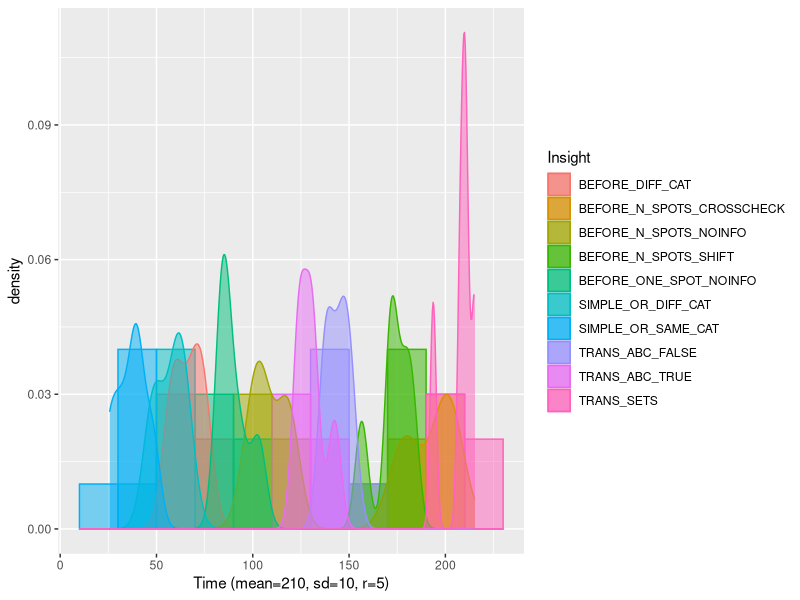
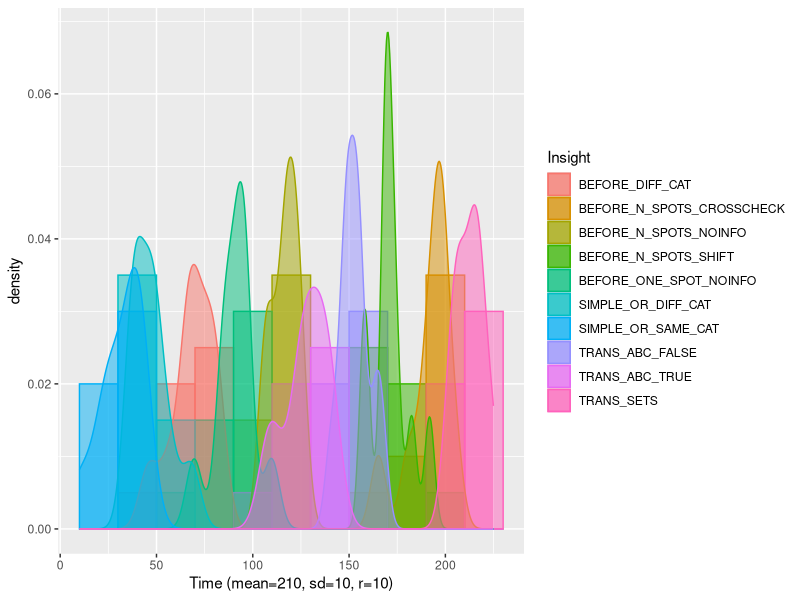
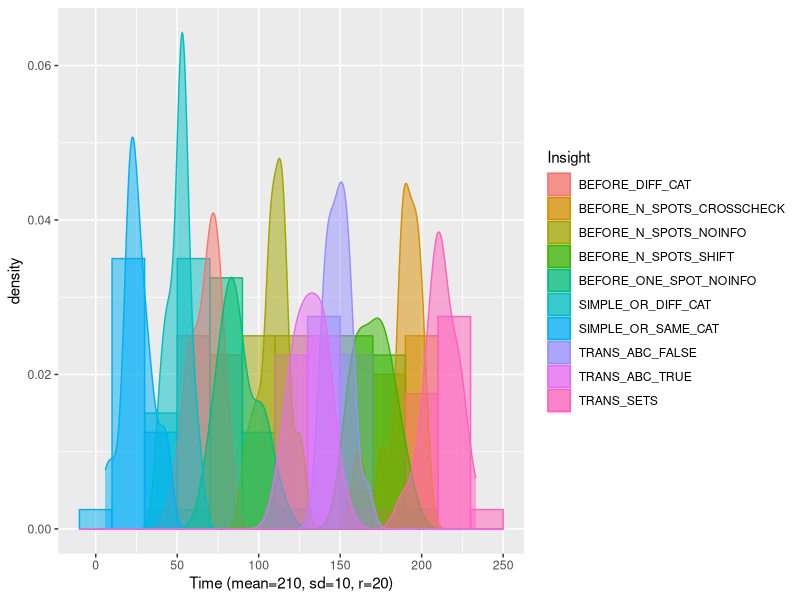
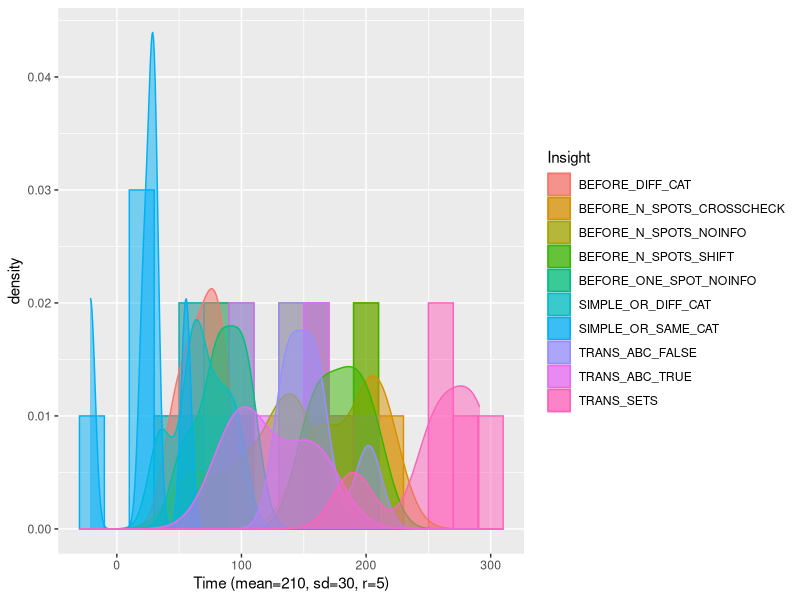
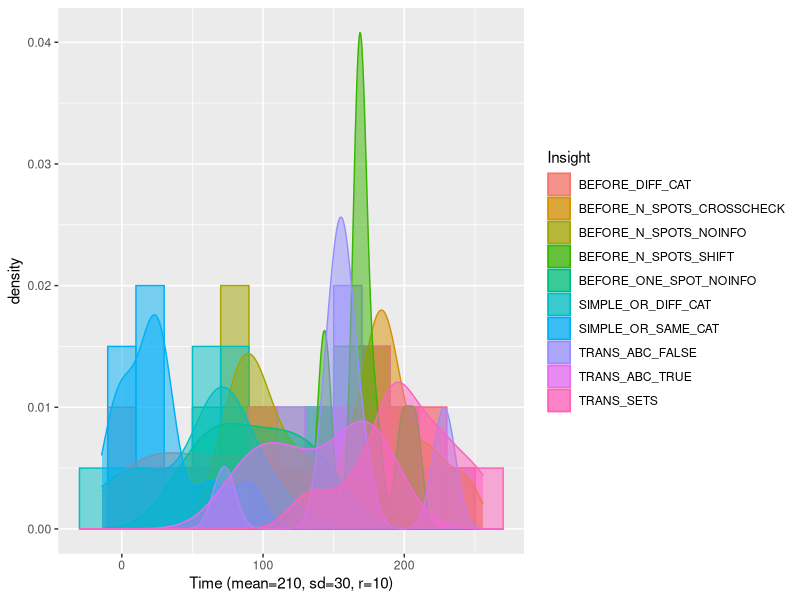
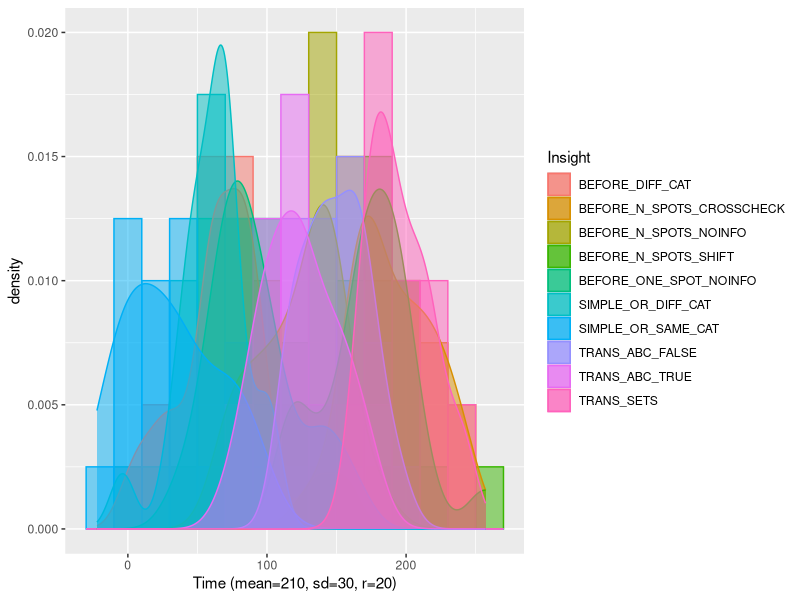
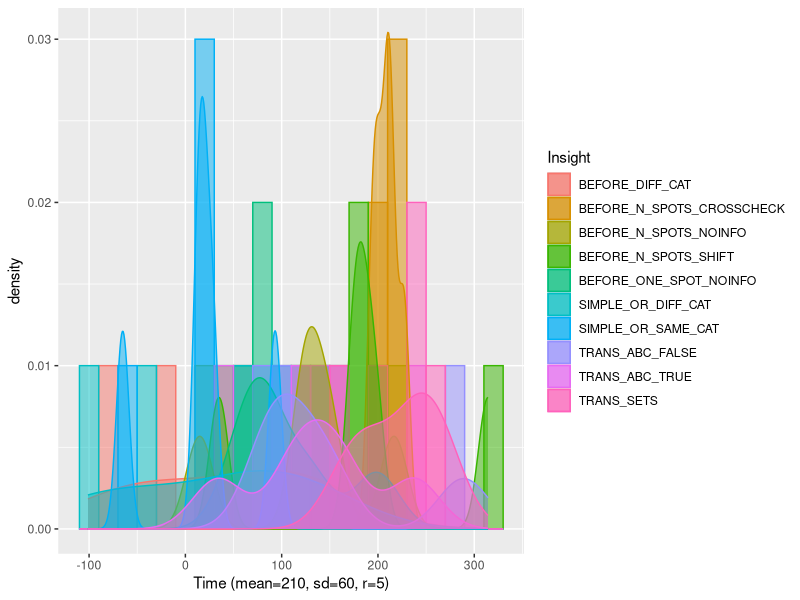
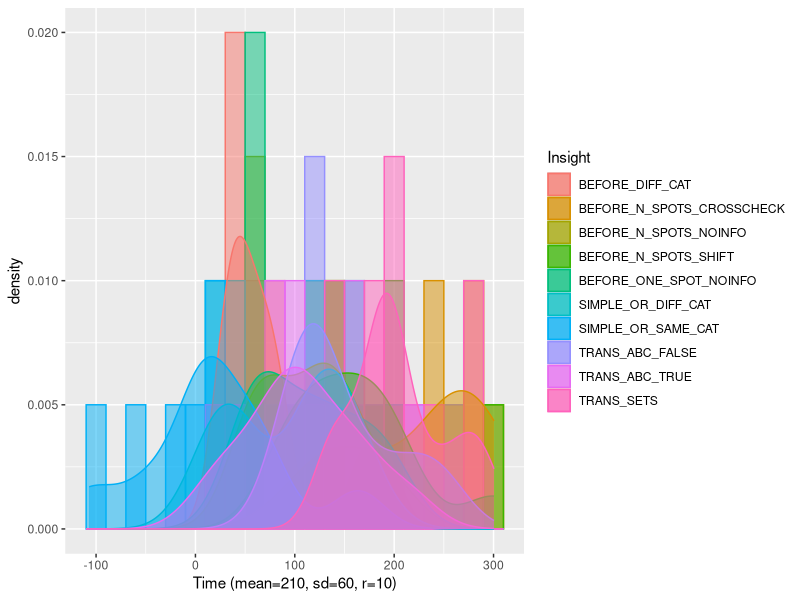

Write the R code that produced these figures, in order.
## ---- chunk 1
#install and load packages here
knitr::opts_chunk$set(echo = TRUE)
library(tidyverse)
library(data.table)
library(ggplot2)
set.seed(23)
## ---- chunk 2

# Insights all have a small difference in mu (20s)
constant_delta <- list(
  SIMPLE_OR_SAME_CAT = 30,
  SIMPLE_OR_DIFF_CAT = 50,
  BEFORE_DIFF_CAT = 70,
  BEFORE_ONE_SPOT_NOINFO = 90,
  BEFORE_N_SPOTS_NOINFO = 110,
  TRANS_ABC_TRUE = 130,
  TRANS_ABC_FALSE = 150,
  BEFORE_N_SPOTS_SHIFT = 170,
  BEFORE_N_SPOTS_CROSSCHECK = 190,
  TRANS_SETS = 210
)

# Insights are grouped. Within the group the difference in mu is very small (5s) but between groups it is obvious (20s)
grouped_delta <- list(
  # Beginner
  SIMPLE_OR_SAME_CAT = 30,
  SIMPLE_OR_DIFF_CAT = 35,
  BEFORE_DIFF_CAT = 40,
  # Intermediate
  BEFORE_ONE_SPOT_NOINFO = 60,
  BEFORE_N_SPOTS_NOINFO = 65,
  TRANS_ABC_TRUE = 70,
  TRANS_ABC_FALSE = 75,
  # Expert
  BEFORE_N_SPOTS_SHIFT = 95,
  BEFORE_N_SPOTS_CROSSCHECK = 100,
  TRANS_SETS = 105
)

muss <- list(constant_delta, grouped_delta)

# Testing with different sds.
sds <- c(10, 30, 60)

# Testing with different numbers of replicates 
rs <- c(5, 10, 20)
## ---- chunk 3
for (mus in muss) {
  for (sd in sds) {
    for (r in rs) {
      simdata<-data.frame(
        a = c(),
        b = c(),
        mu = c()
      );
      for (insight in names(mus)) {
        mu <- mus[insight]
        for (i in 1:r) {
          t <- rnorm(n = 1, mean = as.numeric(mu), sd = as.numeric(sd))
          simdata <- rbind(simdata,c(t, insight))
        }
      }
      colnames(simdata) <- c("Time", "Insight")
      plot <- ggplot(simdata, aes(x=as.numeric(Time), color=Insight, fill = Insight)) + 
        geom_histogram(aes(y=after_stat(density)), position="identity", alpha=0.5, binwidth = 20) +
        geom_density(alpha=0.5) + 
        labs(x = str_interp("Time (mean=${mu}, sd=${sd}, r=${r})"))
      plot
      print(plot)
    }
  }
}
## ---- chunk 4
data(iris)
ggplot(iris) + aes(Petal.Length,Sepal.Length,color= Species) +
  geom_point() + theme_bw() + 
  ggtitle("Relationship between petal and sepal length in iris flower species") + 
  labs(x="Petal length (cm)", y="Sepal length (cm)")

